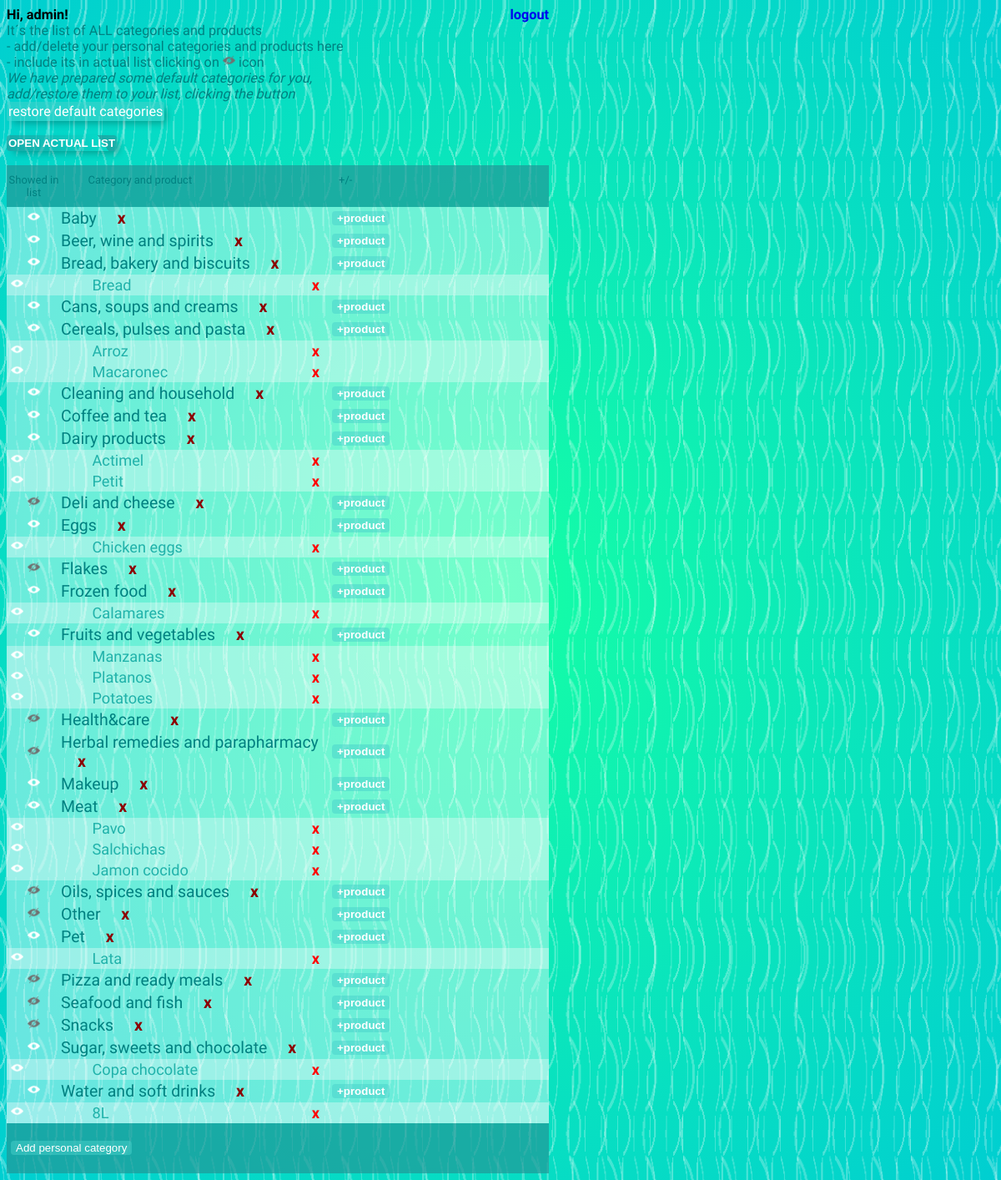
The app's page /listitapp/shopping_list (signed in) with its own data.
### listitapp/models.py (models this page shows, shortened)
class Category(models.Model):
    user = models.ForeignKey(User, on_delete=models.CASCADE, null=True, blank=True)
    name = models.CharField(max_length=30, verbose_name='Category')
    is_published = models.BooleanField(default=False, verbose_name='Show')
    class Meta:
        verbose_name_plural = 'Categories'
        verbose_name = 'Category'
        ordering = ['name', 'is_published']
    def __str__(self):
        return self.name

class Products(models.Model):
    user = models.ForeignKey(User, on_delete=models.CASCADE, null=True, blank=True)
    product_name = models.CharField(max_length=25,  db_index=True,  default='new product',
                                    verbose_name='Product')
    price = models.FloatField(null=True, blank=True, default=0.0, verbose_name='Price')
    quantity = models.FloatField(null=True, blank=True, default=0,
                                    verbose_name='Quantity')
    total_price = models.FloatField(null=True, blank=True, default=0.0, verbose_name='Total')
    product_status = models.BooleanField(null=True, blank=True, default=False,
                                    verbose_name='In cart')
    category = models.ForeignKey('Category', null=True,
                                 on_delete=models.CASCADE, verbose_name='Category') #on_delete=models.PROTECT - if we want prohib cascade deleting
    is_published = models.BooleanField(default=True, verbose_name='Show')
    class Meta:
        verbose_name_plural = 'Products'
        verbose_name = 'Product'
        ordering = ['product_status', 'product_name']

### listitapp/views.py (the view)
# urls.py: path('shopping_list', views.shopping_list),
def shopping_list(request):
    prods = Products.objects.order_by('category', 'product_status', 'product_name').filter(user=request.user)
    users_categories = Category.objects.order_by('name').filter(user=request.user)
    categories = users_categories
    context = {
        'prods': prods,
        'categories': categories,
    }
    return render(request, 'listitapp/shopping_list.html', context)

### templates/listitapp/shopping_list.html (shortened to what this page needs)
<!DOCTYPE html>
<html lang="en">
<head>
    <link rel="stylesheet" href="/static/css/style.css">
</head>
<body class="underwater-background">
    <div class="appwidth" style="max-width: 650px">
        <div class="row">
            {% if user.is_authenticated %}
            <div class="row font-125" style="display: flex; justify-content: space-between">
                <div><b>Hi, {{ request.user }}! </b></div>
                <div class="right"> <a href="accounts/logout"><b>logout</b></a></div>
            </div>
            <div style="color: teal;" class="font-125">
                <span>It´s the list of ALL categories and products<br>
                    - add/delete your personal categories and products here <br>
                    - include its in actual list clicking on <img src="static/img/novisible.png" height="15px" width="15px"alt="not in list"> icon<br>
                    <span class="font-100"><i>We have prepared some default categories for you, <br>
                        add/restore them to your list, clicking the button</i></span>
                    <form method="POST" action="/add_default_categories">{% csrf_token %}
                    <button class="reset-button font-100 shadow" style="" type="submit">restore default categories</button>
                    </form>
                <p><a href = "actual_list">
                    <button class="list-button shadow"><b>OPEN ACTUAL LIST</b>
                    </button>
                    </a><br></p>
            </div>
            {% else %}
            <a href="/login">not worked, login</a>
            {% endif %}
            <div class="listheader container appwidth center"  style="max-width: 650px">
                <div class="incart center">Showed in list</div>
                <div class="category" title="Category"></div>
                <div class="product-name">Category and product</div>
                <div style="width: 5%;" >+/-</div><div style="width: 5%;" > </div>
            </div>
        </div>
    </div>
    <div class="appwidth "  style="max-width: 650px">
        <div class="row">
            {% for item in categories %}
            <div class="row">
                <div class="listbody">
                    <div class="incart center"><a href="show_category/{{ item.id }}">{% if item.is_published == True %}<img src="static/img/visible.png" height="15px" width="15px"alt="in list">
                        {% else %}<img src="static/img/novisible.png" height="15px" width="15px"alt="not in list"> {% endif %}</a>
                    </div>
                    <div style="width: 50%; " class = "font-150 font-list-content category-color-mainlist">
                        {% if item.user.id != 7 %}
                        {{ item.name|capfirst }}<b></b>
                            <span><a href="delete_category/{{ item.id }}" style="color: darkred; text-decoration: none; padding-left: 20px;"><b>x</b></a></span>
                        {% else %}
                            <span style="color: #3f3f3f; "><b>{{ item.name|capfirst }}</b></span><span style="color: #aaaaaa"><b> -- </b></span>
                        {% endif %}
                    </div>
                    <div style="width: 20%;" >
                        <a href="javascript:PopUpShow({{ item.id }})" style="color:rgb(52, 180, 58); text-decoration: none; padding-right: 20px;"><button class="green-button" "><b>+product</b></button></a>
                    </div>
                 </div>
                {% for product in prods %}
                {% if item.name|stringformat:"s" == product.category|stringformat:"s" %}
                    <div class="row listbody  row-mainlist-poduct">
                            <div  style="width: 10%;  padding: 0 0 0 5px;" ><a href="show_product/{{ product.id }}">{% if product.is_published == True %}<img src="static/img/visible.png" height="15px" width="15px"alt="in list">
                        {% else %}<img src="static/img/novisible.png" height="15px" width="15px"alt="not in list"> {% endif %}</a>
                            </div>
                            <div class="product-name font-140 font-list-content product-color-mainlist">{{ product.product_name }}
                                <span style="float: right;"><a href="delete_product/{{ product.id }}" style="color: red; text-decoration: none; padding-right: 20px;"><b>x</b></a></span>
                            </div>
                    </div>
                {% endif %}
                {% endfor %}
            </div>
            {% endfor %}
        </div>
    </div>
    <div class="appwidth appfooter" style="max-width: 650px">
        <div class="row " style="width: 100%; display: flex;">
            <div style="width: 30%; padding: 0 0 0 5px ;">
                <input id="add_button" type="button" class="green-button" value="Add personal category" onclick="disp(document.getElementById('show_add_form'))"  style="display: block;">
            </div>
            <div style="width: 40%;"></div>
            <div style="width: 30%; text-align: center;"></div>
        </div>
    </div>
</body>
</html>

### listitapp/static/css/style.css (style rules this page uses)
body { background-color: fff; font-size: 13px; font-family: 'Cuprum', 'Segoe UI', Tahoma, Geneva, Verdana, sans-serif; }
a:link { text-decoration: none; }
.listheader { display: flex; flex-wrap: nowrap; background-color: rgb(33 151 151 / 70%); color:teal !important; padding: 10px 0px 10px 0px; font-family: 'Cuprum', 'Segoe UI', Tahoma, Geneva, Verdana, sans-serif; }
.listbody { display: flex; flex-wrap: nowrap; background-color: #ffffff66; padding: 2px 0px 2px 0px; align-items: center; }
.row-mainlist-poduct { display: flex; align-items: center; justify-content: left; background-color:#ffffff99; }
.appfooter { display: block; flex-wrap: nowrap; align-content: center; background-color: rgb(33 151 151 / 70%); color: #ffffff; padding: 5px 0px 5px 0px; height: 50px; }
.center { text-align: center; }
.right { text-align: right; justify-content: right; }
.category { width: 5%; }
.product-name { width: 45%; text-align: left; }
.font-list-content { width: 45%; text-align: left; font-family: 'Cuprum','Segoe UI', Tahoma, Geneva, Verdana, sans-serif; }
.font-100 { font-size: 100%; font-family: 'Cuprum','Segoe UI', Tahoma, Geneva, Verdana, sans-serif; }
.font-125 { font-size: 125%; }
.font-140 { font-size: 140%; }
.font-150 { font-size: 150%; }
.category-color-mainlist { color: teal; }
.product-color-mainlist { color: lightseagreen; }
.green-button { color: white; text-decoration: none; border: 2px #48D1CC; border-radius: 4px; background: #48D1CC80; }
.reset-button { color: white; text-decoration: none; border: 2px #48D1CC; border-radius: 2px; background: #48D1CC80; }
.list-button { color: white; border: 2px teal; border-radius: 4px; background: repeating-linear-gradient( 55deg, rgb(33 151 151 / 70%), transparent 100px); }
.shadow { box-shadow: 5px 5px 10px -3px rgba(0,0,0,0.3); padding: 2px; }
.incart { width: 10%; min-width: 50px; }
.underwater-background { background: radial-gradient(1.5em 6.28571em at 1.95em, rgba(255, 255, 255, 0) 50%, rgba(255, 255, 255, 0.25) 50%, rgba(255, 255, 255, 0.25) 55%, rgba(255, 255, 255, 0) 55%) 0 0, radial-gradient(1.5em 6.28571em at -0.45em, rgba(255, 255, 255, 0) 50%, rgba(255, 255, 255, 0.25) 50%, rgba(255, 255, 255, 0.25) 55%, rgba(255, 255, 255, 0) 55%) 1.5em 5.5em, radial-gradient(2.3em 4.57143em at 2.99em, rgba(255, 255, 255, 0) 50%, rgba(255, 255, 255, 0.3) 50%, rgba(255, 255, 255, 0.3) 55%, rgba(255, 255, 255, 0) 55%) 0 0, radial-gradient(2.3em 4.57143em at -0.69em, rgba(255, 255, 255, 0) 50%, rgba(255, 255, 255, 0.3) 50%, rgba(255, 255, 255, 0.3) 55%, rgba(255, 255, 255, 0) 55%) 2.3em 4em, radial-gradient(3.5em 6.28571em at 4.55em, rgba(255, 255, 255, 0) 50%, rgba(255, 255, 255, 0.25) 50%, rgba(255, 255, 255, 0.25) 55%, rgba(255, 255, 255, 0) 55%) 0 0, radial-gradient(3.5em 6.28571em at -1.05em, rgba(255, 255, 255, 0) 50%, rgba(255, 255, 255, 0.25) 50%, rgba(255, 255, 255, 0.25) 55%, rgba(255, 255, 255, 0) 55%) 3.5em 5.5em, radial-gradient(#15ffa5, #00ced1); background-color: mediumspringgreen; background-size: 1.5em 11em, 1.5em 11em, 2.3em 8em, 2.3em 8em, 3.5em 11em, 3.5em 11em, 100% 100%; background-repeat: repeat; }

### records on screen
Category: is_published True (drawn), name "Baby"
Category: is_published True (drawn), name "Beer, wine and spirits"
Category: is_published True (drawn), name "Bread, bakery and biscuits"
Products: product_name "Bread"
Category: is_published True (drawn), name "Cans, soups and creams"
Category: is_published True (drawn), name "Cereals, pulses and pasta"
Products: product_name "Arroz"
Products: product_name "Macaronec"
Category: is_published True (drawn), name "Cleaning and household"
Category: is_published True (drawn), name "Coffee and tea"
Category: is_published True (drawn), name "Dairy products"
Products: product_name "Actimel"
Products: product_name "Petit"
Category: is_published False (drawn), name "Deli and cheese"
Category: is_published True (drawn), name "Eggs"
Products: product_name "Chicken eggs"
Category: is_published False (drawn), name "Flakes"
Category: is_published True (drawn), name "Frozen food"
Products: product_name "Calamares"
Category: is_published True (drawn), name "Fruits and vegetables"
Products: product_name "Manzanas"
Products: product_name "Platanos"
Products: product_name "Potatoes"
Category: is_published False (drawn), name "Health&care"
Category: is_published False (drawn), name "Herbal remedies and parapharmacy"
Category: is_published True (drawn), name "Makeup"
Category: is_published True (drawn), name "Meat"
Products: product_name "Pavo"
Products: product_name "Salchichas"
Products: product_name "Jamon cocido"
Category: is_published False (drawn), name "Oils, spices and sauces"
Category: is_published False (drawn), name "Other"
Category: is_published True (drawn), name "Pet"
Products: product_name "Lata"
Category: is_published False (drawn), name "Pizza and ready meals"
Category: is_published False (drawn), name "Seafood and fish"
Category: is_published False (drawn), name "Snacks"
Category: is_published True (drawn), name "Sugar, sweets and chocolate"
Products: product_name "Copa chocolate"
Category: is_published True (drawn), name "Water and soft drinks"
Products: product_name "8L"

### other values on screen
{{ request.user }} "admin"
